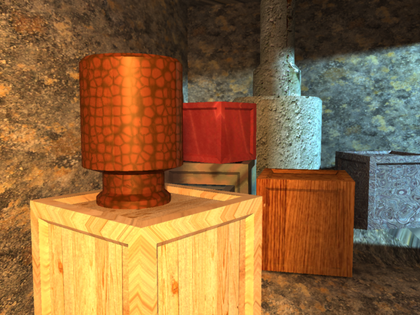
%> input picture Task_6/1.png, 420 x 315 px, shrunk from 640 x 480 before the run
$ octave Task_6.m   (GNU Octave 9; MATLAB toolbox functions it lacks are replaced by stand-ins)
%> lines starting %> are read from the running program, lines starting %| are printed output that depends on the picture; in (x1, y1, x2, y2) boxes, pixels count from 0 and x2, y2 are one past the last pixel; in counts of white or black regions, pixels touching at a corner belong together; the program's own positions count from 1
### Task_6/border_pixel.m
% Функция пороговой обработки изображения.
% Пиксели входящие изображение сравнивается (в зависимости от настройки) с
% порогом в случае если порог не пройден (пройден - зависит от найстройки),
% то данный пиксель минизируется (максимизируется).
% Входные характеристики:
%     image - изображение приведенное к типу double;
%     border - порог;
%     setting - настройки отвечающие за то, как поведет функция с порогом.
%       Если выставлены настройки "down", то пиксель, чье значение ниже
%       порога зануляется, если настройка "up", то пиксель чьё значение
%       больше порога ставится в положение 1.
% Выходные данные
%     out_image - изображение прошедшешее через пороговый алгоритм;
function [out_image] = border_pixel (image, border, setting)
size_image = size(image);
out_image = image;
if strcmp(setting, 'up') == true
    for count = 1:size_image(1, 3)
        for y = 1:size_image(1, 1)
            for x = 1:size_image(1, 2)
                if out_image(y, x, count) > border
                    out_image(y, x, count) = 1;
                end
            end
        end
    end
elseif strcmp(setting, 'down') == true
    for count = 1:size_image(1, 3)
        for y = 1:size_image(1, 1)
            for x = 1:size_image(1, 2)
                if out_image(y, x, count) < border
                    out_image(y, x, count) = 0;
                end
            end
        end
    end
else
    error('Не верные настройки! Разрешены либо up, либо dawn');
end

### Task_6/change_size.m
% Функция изменения размеров изображения.
% Размеры входного изображения изменяются согласно масштабному
% коэффициенту.
% Входные характеристики:
%     image - изображение приведенное к типу double;
%     scale - масштабирующий коэффицент;
% Выходные данные
%     out_image - масштабированное изображение;
function [out_image] = change_size (image, scale)
[height, width, plane] = size(image);
new_height = floor(height*scale);
new_width = floor(width*scale);
out_image = zeros(new_height, new_width, plane);
for z = 1:plane
    for y = 1:height
        for x = 1:width
            y_new = y*scale;
            x_new = x*scale;
            if (y_new > new_height)
                y_new = new_height;
            end
            if (y_new < 1)
                y_new = 1;
            end
            if (x_new > new_width)
                x_new = new_width;
            end
            if (x_new < 1)
                x_new = 1;
            end
            y_minus = floor(y_new);
            y_plus = y_minus + 1;
            x_minus = floor(x_new);
            x_plus = x_minus + 1;
            if ((y_plus - y_new) >= (y_new - y_minus))
                y_new = y_minus;
            else
                y_new = y_plus;
            end
            if ((x_plus - x_new) >= (x_new - x_minus))
                x_new = x_minus;
            else
                x_new = x_plus;
            end
            out_image(y_new,x_new,z) = image(y,x,z);
        end
    end
end

% Для случая увеличения изображения (и не только для случая увеличения в
% приниципе)неоходимо использовать интерполяцию, для заполнения новых пик-
% селей. Поскольку по заднию требуется только уменьшить, то эта часть кода
% дополнительная и действует для случая с переменной scope больше 1
[Xq,Yq] = meshgrid(1:new_width, 1:new_height);
if (scale > 1)
    time_matrix_1 = interp2(out_image(:,:,1), Xq, Yq, 'linear');
    time_matrix_2 = interp2(out_image(:,:,2), Xq, Yq, 'linear');
    time_matrix_3 = interp2(out_image(:,:,3), Xq, Yq, 'linear');
    out_image(:,:,1) = time_matrix_1;
    out_image(:,:,2) = time_matrix_2;
    out_image(:,:,3) = time_matrix_3;
end

### Task_6/median_filter.m
% Image resizing function.
% The original image passes through a median filter that replaces
% value at a point on the two-dimensional expectation from pixels
% included in the window. Window dimensions are resizable, but should not
% be negative by numbers and odd. The original image should be given in
% Input Specifications:
%   image - image converted to type double, color;
%   size_x - size of the sliding window by x, odd numbers;
%   size_y - size of the sliding window by y, odd numbers;
% Output
%   out_image - filtered image;
function [out_image] = median_filter (image, scale_y, scale_x)
out_image = image;
[height, width, ~] = size(image);
step_y = (scale_y - 1)/2;
step_x = (scale_x - 1)/2;
for y = 1+step_y:height-step_y
    for x = 1+step_x:width-step_x
        fragm_1 = image(y-step_y:y+step_y, x-step_x:x+step_x, 1);
        fragm_2 = image(y-step_y:y+step_y, x-step_x:x+step_x, 2);
        fragm_3 = image(y-step_y:y+step_y, x-step_x:x+step_x, 3);
        out_image(y, x, 1) = sum(sum(fragm_1))/(scale_y*scale_x);
        out_image(y, x, 2) = sum(sum(fragm_2))/(scale_y*scale_x);
        out_image(y, x, 3) = sum(sum(fragm_3))/(scale_y*scale_x);
    end
end

### Task_6/postarization.m
% Image Posterization Function
% The function posterizes the input image according to the set level.
% Input data:
%   image - uint8 image
%   bit - levels
% Output:
%   out_image - double image
function [out_image] = postarization(image, bit)
if bit <= 0
    error('Error! The number of levels must be greater than 0');
end
image = uint32(image);
bite_rate = 2^bit;
time_image(:,:,1) = ceil(image(:,:,1)*((bite_rate-1)/255));
time_image(:,:,2) = ceil(image(:,:,2)*((bite_rate-1)/255));
time_image(:,:,3) = ceil(image(:,:,3)*((bite_rate-1)/255));

out_image = (double(time_image)/double(bite_rate-1));

### Task_6/gamma_correction.m
% Function gamma correction.
% The input image must be cast to double format. Function produces gamma
% correction of the image.
% Input parameters:
%   image - source image converted to double format
%   coeff - non-negative integer not equal to zero
%   gamma - natural non-negative number
% Output:
%   out_image - adjusted image
function [out_image] = gamma_correction(image, coeff, gamma)
if (coeff <= 0)
    error('Error! Luminance factor must be greater than zero');
end
if (gamma < 0)
    error('Error! Gamma coefficient must be greater than zero');
end
out_image(:,:,1) = coeff.*(image(:,:,1).^gamma);
out_image(:,:,2) = coeff.*(image(:,:,2).^gamma);
out_image(:,:,3) = coeff.*(image(:,:,3).^gamma);

### Task_6/image_gradient.m
% Gradient function from image
% Using the Sobel operator it is possible approximately exactly (fairly
% accurately for practical use).
function [gradients] = image_gradient(image)
[height, width, ~] = size(image);
gradient_x = zeros(height, width);
gradient_y = zeros(height, width);
% The input image should be converted to black and white
double_image = im2double(image);
time_image = create_time_image(double_image);
fragm = zeros(3);
for y = 2:height+1
    for x = 2:width+1
        fragm = time_image(y-1:y+1, x-1:x+1);
        gradient_x(y-1, x-1) = (-1)*(fragm(1,1)+2.*fragm(2,1)+...
            fragm(3,1))+(fragm(1, 3)+2.*fragm(2,3)+fragm(3,3));
        gradient_y(y-1, x-1) = (-1)*(fragm(3,1)+2.*fragm(3,2)+...
            fragm(3,3))+(fragm(3,1)+2.*fragm(3,2)+fragm(3,3));
    end
end
gradients = sqrt(gradient_y.^2 + gradient_x.^2);


% Internal function to create a time matrix with dimensions of 1 unit
% on each side is larger than the original image. This function
% is needed to "eliminate" the edge effect.
function [time_image] = create_time_image(double_image)
[height, width, ~] = size(double_image);
time_image = zeros(height+2, width+2);
% Filling the central part with the original image
time_image(2:height+1, 2:width+1) = double_image(:,:);
% Fill Edges
time_image(2:height+1, 1) = double_image(:, 1);
time_image(2:height+1, width+2) = double_image(:, width);
time_image(1, 2:width+1) = double_image(1, :);
time_image(height, 2:width+1) = double_image(height, :);

% Filling 4 border points
time_image(1,1) = time_image(1,2) + time_image(2,1);
if time_image(1,1) > 1
    time_image(1,1) = 1;
end
time_image(height+2,1) = time_image(height+2,2) + time_image(height+1,1);
if time_image(height+2,1) > 1
    time_image(height+2,1) = 1;
end
time_image(height+2,width+2) = time_image(height+2,width+1) + time_image...
    (height+1,width+2);
if time_image(height+2,width+2) > 1
    time_image(height+2,width+2) = 1;
end
time_image(1,width+2) = time_image(1,width+1) + time_image(2,width+2);
if time_image(1,width+2) > 1
    time_image(1,width+2) = 1;
end

### Task_6/Task_6.m
% Task 6. Basics of digital image processing.
close all
clc
clear

addpath('.\function')
addpath('.\standart_image')

key_figure = 'yes';
% Image reading
image_1 = imread('1.png');
%> image_1 is the input picture: size 315x420x3 uint8; mean R, G, B 142.4, 104, 62.5
if(strcmp(key_figure, 'yes') == true)
    figure;
    imshow(image_1)
    title('Original image')
end
double_image_1 = im2double(image_1);
red = double_image_1(:, :, 1);
gren = double_image_1(:, :, 2);
blue = double_image_1(:, :, 3);
gray = rgb2gray(double_image_1);
if(strcmp(key_figure, 'yes') == true)
    figure;
    subplot(2,2,1)
    imshow(gray)
    title('Black and white image')
    subplot(2,2,2)
    imshow(red)
    title('"Red" channel')
    subplot(2,2,3)
    imshow(gren)
    title('"Gren" channel')
    subplot(2,2,4)
    imshow(blue)
    title('"Blue" channel')
end

% Threshold image processing
border_image_down = border_pixel (double_image_1, 0.2, 'down');
border_image_up = border_pixel (double_image_1, 0.8, 'up');
%> call 2 of border_pixel, with border = 0.8, setting = 'up'
%> after the loop in border_pixel (call 2), `for count = 1:size_image(1, 3)`:
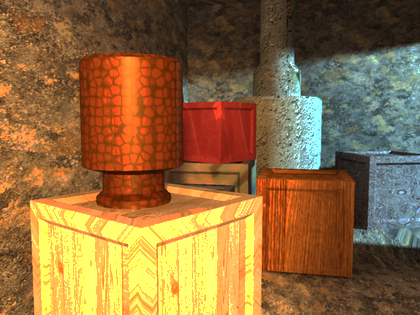
%> out_image: size 315x420x3 double; mean R, G, B 0.565, 0.422, 0.246
if(strcmp(key_figure, 'yes') == true)
figure;
    imshow(border_image_down)
    title('Image after threshold processing with the setting "down"')
    figure;
    imshow(border_image_up)
    title('Image after threshold processing with the setting "up"')
end
% Framing
frame_height = 150;
frame_width = 200;
image_frame = image_1(1:frame_height,1:frame_width,:);
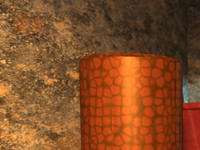
%> image_frame: size 150x200x3 uint8; mean R, G, B 133.6, 76.8, 38.4
if(strcmp(key_figure, 'yes') == true)
    figure;
    imshow(image_frame)
    title('Image after cropping')
end

% Resize the images
image_size1 = change_size (double_image_1, 0.5);
image_size2 = change_size (double_image_1, 0.667);
% image_size3 = change_size (double_image_1, 2);
if(strcmp(key_figure, 'yes') == true)
    figure;
    imshow(image_size1)
    title('Image reduced 2 times')
    figure;
    imshow(image_size2)
    title('Image reduced 1.5 times')
%     figure;
%     imshow(image_size3)
%     title('Image magnified 2 times')
end

% Median filtering
image_median = median_filter(double_image_1, 3, 3);
if(strcmp(key_figure, 'yes') == true)
    figure;
    imshow(image_median)
    title('Image after median filtering')
end

% Image posterization
image_posterization = postarization(image_1, 2);
if(strcmp(key_figure, 'yes') == true)
    figure;
    imshow(image_posterization)
    title('Posteurized image')
end

% Histogram
if(strcmp(key_figure, 'yes') == true)
    figure;
    subplot(2, 2, 1)
    imhist(red)
    title('"Red" channel')
    subplot(2, 2, 2)
    imhist(gren)
    title('"Gren" channel')
    subplot(2, 2, 3)
    imhist(blue)
    title('"Blue" channel')
    subplot(2, 2, 4)
    imhist(image_1)
    title('Image brightness')
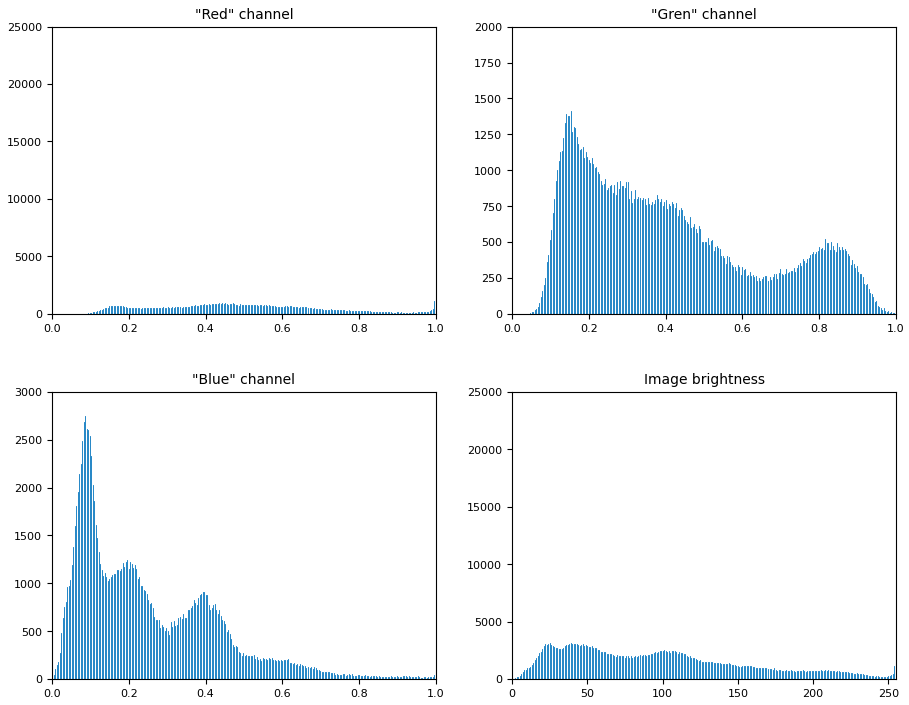
%> figure redrawn from the program's plot data, 4 panels; panel 1: highest point at x = 1, y = 20371; panel 2: highest point at x = 0.153, y = 1415; panel 3: highest point at x = 0.0863, y = 2752; panel 4: highest point at x = 255, y = 20458
end

% Gamma correction
image_gamma = gamma_correction(double_image_1, 1, 2);
%> in gamma_correction, `out_image(:,:,3) = coeff.*(image(:,:,3).^gamma);`:
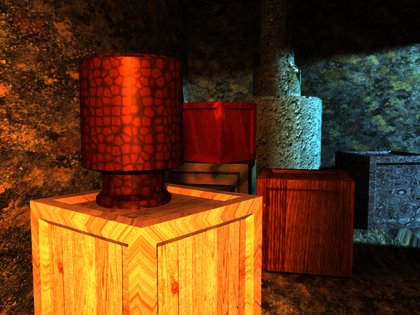
%> out_image: size 315x420x3 double; mean R, G, B 0.385, 0.223, 0.0919
if(strcmp(key_figure, 'yes') == true)
    figure;
    imshow(image_gamma)
    title('The original image after gamma correction')
end

% Gradient
 gradients = image_gradient(gray);
%> in create_time_image, `time_image(1, 2:width+1) = double_image(1, :);`:
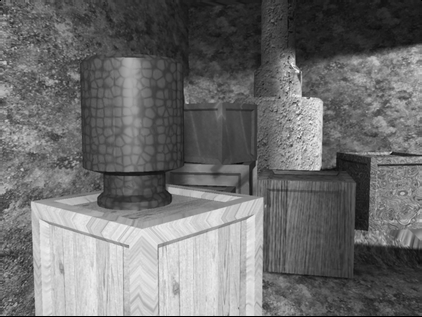
%> time_image: size 317x422 double; min 0, max 0.96, mean 0.432; mean of the top-left, top-right, bottom-left and bottom-right quarters 0.347, 0.342, 0.622, 0.417
%> in create_time_image, `time_image(height, 2:width+1) = double_image(height, :);`: time_image: size 317x422 double; 0.31% of pixels changed, all inside (x1, y1, x2, y2) = (1, 314, 421, 315)
%> after the loop in image_gradient, `for y = 2:height+1`:
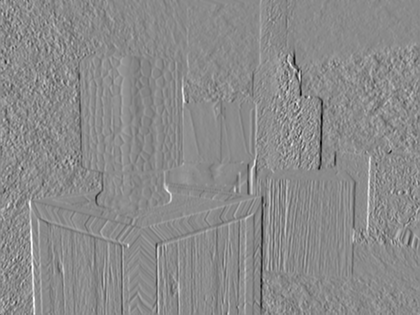
%> gradient_x: size 315x420 double; min -2.48, max 2.07, mean -0.000715; drawn with min black and max white
%> after the loop in image_gradient, `for y = 2:height+1`: gradient_y: size 315x420 double; every value is 0
 if(strcmp(key_figure, 'yes') == true)
    figure;
    imshow(gradients)
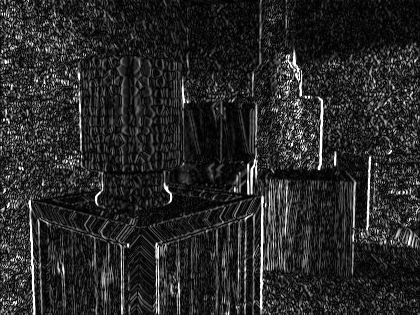
%> displayed picture: size 315x420, on the screen's scale of 0 to 255; min 0, max 255, mean 40.3
    title('Image gradient')
 end

rmpath('.\function')
rmpath('.\standart_image')
